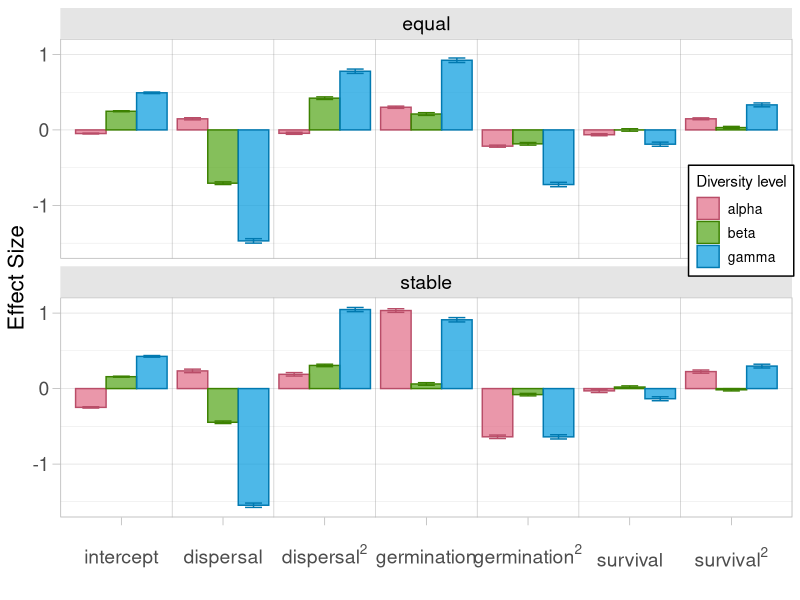
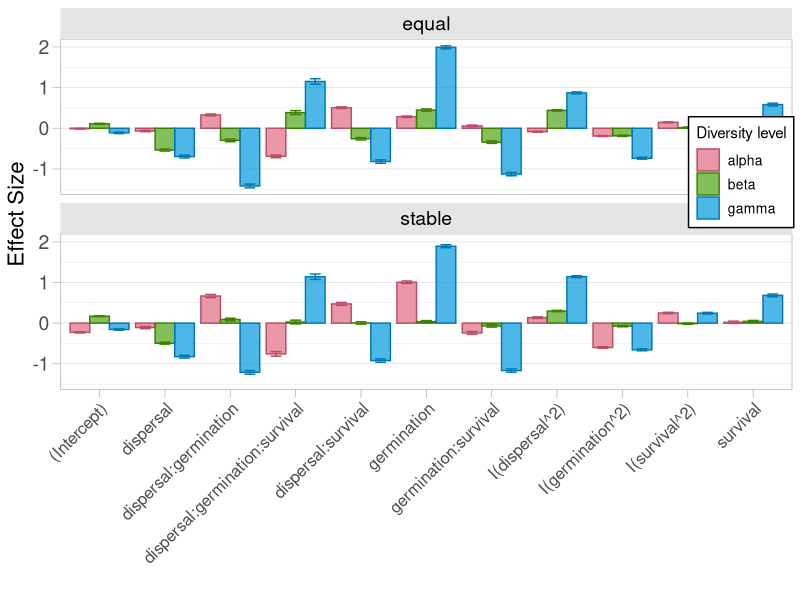
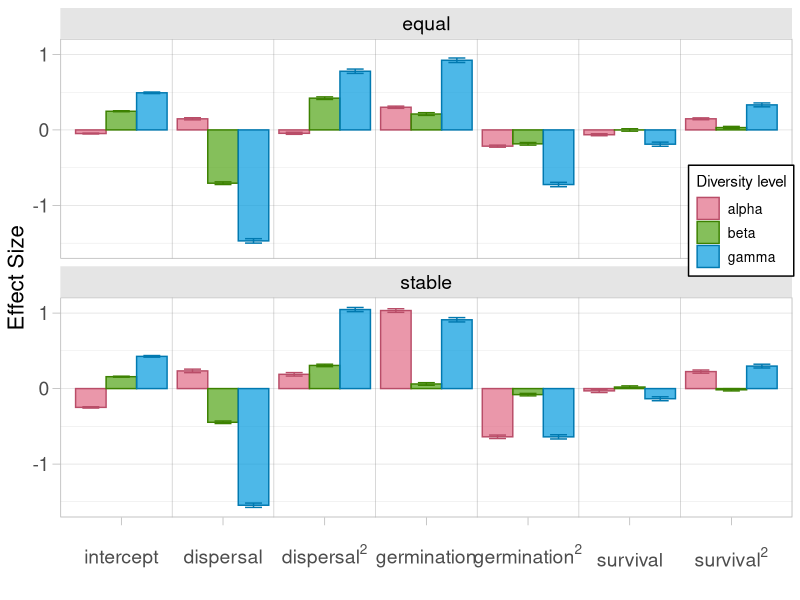
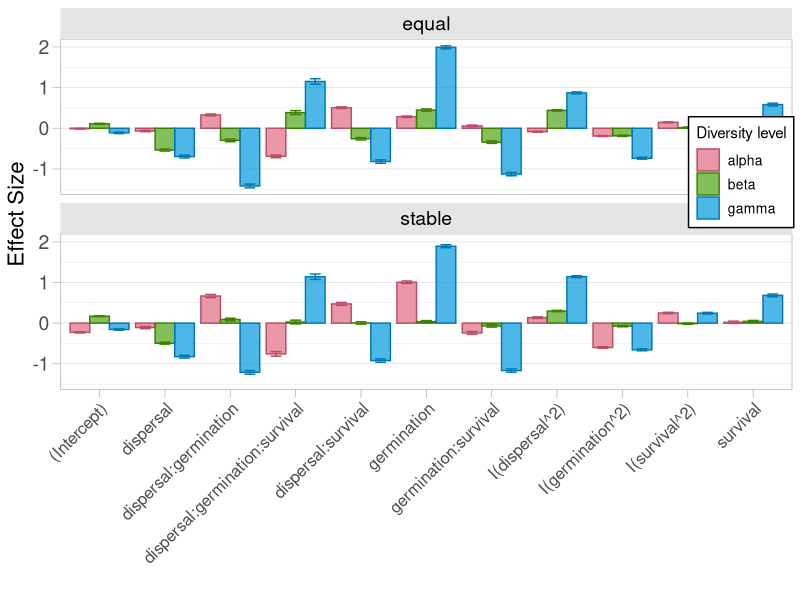

Source code (R) for these figures, in order:
library("tidyverse")
library("broom")
library("colorspace")

normalize = function(x){
  normalized = (x-min(x))/(max(x)-min(x))
  return(normalized)
}

theme_set(theme_light() + 
            theme(strip.text = element_text(color = "black", size = 14),
                  strip.background = element_rect(fill = "gray90"),
                  axis.text = element_text(size = 14),
                  axis.title = element_text(size = 16),
                  axis.ticks.length = unit(x = .2, units = "cm"),
                  legend.title = element_text(size = 14),
                  legend.text = element_text(size = 12)))

# read in raw data. Below, I'm using intermediate output, the code to create this is commented out but can be regenerated.
# sim_dat <- read_csv(file = "sim_output/final_sensitivity_2021-09-29_001433.csv")
# 
# # params <- sim_dat %>% 
# #   select(rep, dispersal, germination, survival, comp) %>% 
# #   unique()
# 
# nenvs <- 20
# nreps <- 250
# nspecies <- 40
# npatchs <- 100
# 
# nenvs * nreps * nspecies * npatchs * 2 == nrow(sim_dat)
# 
# # re-assign environment scenario to group by
# sim_dat$envscenario <- rep(1:nenvs, each = (nreps * nspecies * npatchs * 2))
# 
# alpha <- sim_dat %>% 
#   group_by(patch, envscenario, rep, dispersal, germination, survival, comp) %>% 
#   summarize(alpha = sum(1*(N>0))) %>%
#   ungroup() %>% 
#   group_by(rep, envscenario, comp) %>%
#   summarize(mean_alpha = mean(alpha))
# # left_join(params, by = c("rep", "comp"))
# write_csv(alpha, file = "summarized_output/sens_analysis_alphadiv.csv")
# 
# gamma <- sim_dat %>% 
#   mutate(N_pa = 1*(N > 0)) %>%
#   group_by(comp, envscenario, rep, dispersal, germination, survival, species) %>%
#   
#   summarize(presences = sum(N_pa)) %>% 
#   summarize(gamma = sum(presences > 0))
# write_csv(gamma, file = "summarized_output/sens_analysis_gammadiv.csv")

alpha <- read_csv("summarized_output/sens_analysis_alphadiv.csv")
gamma <- read_csv("summarized_output/sens_analysis_gammadiv.csv")

div_part <- alpha %>% 
  left_join(gamma) %>% 
  mutate(beta = gamma / mean_alpha) %>% 
  mutate(beta = ifelse(is.nan(beta), 0, beta))

# normalize and transform variables

div_part$mean_alpha <- normalize(div_part$mean_alpha)
div_part$beta <- normalize(div_part$beta)
div_part$gamma <- normalize(div_part$gamma)
div_part$dispersal <- normalize(log(div_part$dispersal))

# alpha_mod_eq <- lm(mean_alpha ~ normalize(log(dispersal)) * germination * survival, data = subset(div_part, comp == "equal"))
# summary(alpha_mod_eq)
# 
# beta_mod_eq <- lm(beta ~ normalize(log(dispersal)) * germination * survival, data = subset(div_part, comp == "equal"))
# summary(beta_mod_eq)
# 
# gamma_mod_eq <- lm(gamma ~ normalize(log(dispersal)) * germination * survival, data = subset(div_part, comp == "equal"))
# summary(gamma_mod_eq)
# 
# alpha_mod_stab <- lm(mean_alpha ~ normalize(log(dispersal)) * germination * survival, data = subset(div_part, comp == "stable"))
# summary(alpha_mod_stab)
# 
# beta_mod_stab <- lm(beta ~ normalize(log(dispersal)) * germination * survival, data = subset(div_part, comp == "stable"))
# summary(beta_mod_stab)
# 
# gamma_mod_stab <- lm(gamma ~ normalize(log(dispersal)) * germination * survival, data = subset(div_part, comp == "stable"))
# summary(gamma_mod_stab)




# try with quadratic terms
alpha_mod_eq <- lm(mean_alpha ~ dispersal + germination + survival + I(dispersal^2) + I(germination^2) + I(survival^2), data = subset(div_part, comp == "equal"))
summary(alpha_mod_eq)

beta_mod_eq <- lm(beta ~ dispersal + germination + survival + I(dispersal^2) + I(germination^2) + I(survival^2), data = subset(div_part, comp == "equal"))
summary(beta_mod_eq)

gamma_mod_eq <- lm(gamma ~ dispersal + germination + survival + I(dispersal^2) + I(germination^2) + I(survival^2), data = subset(div_part, comp == "equal"))
summary(gamma_mod_eq)

alpha_mod_stab <- lm(mean_alpha ~ dispersal + germination + survival + I(dispersal^2) + I(germination^2) + I(survival^2), data = subset(div_part, comp == "stable"))
summary(alpha_mod_stab)

beta_mod_stab <- lm(beta ~ dispersal + germination + survival + I(dispersal^2) + I(germination^2) + I(survival^2), data = subset(div_part, comp == "stable"))
summary(beta_mod_stab)

gamma_mod_stab <- lm(gamma ~ dispersal + germination + survival + I(dispersal^2) + I(germination^2) + I(survival^2), data = subset(div_part, comp == "stable"))
summary(gamma_mod_stab)


# build dataframe to plot
sens_out <- tidy(alpha_mod_eq) %>% 
  mutate(response = "alpha", comp = "equal") %>% 
  bind_rows(
    (tidy(beta_mod_eq) %>% 
       mutate(response = "beta", comp = "equal")), 
    (tidy(gamma_mod_eq) %>% 
       mutate(response = "gamma", comp = "equal")),
    
    (tidy(alpha_mod_stab) %>% 
       mutate(response = "alpha", comp = "stable")),
    (tidy(beta_mod_stab) %>% 
       mutate(response = "beta", comp = "stable")), 
    (tidy(gamma_mod_stab) %>% 
       mutate(response = "gamma", comp = "stable"))
  ) 

sens_out$term <- str_replace(string = sens_out$term, pattern = coll("(Intercept)"), replacement =  "Intercept")
sens_out$term <- str_wrap(str_replace(string = sens_out$term, pattern = coll("normalize(log(dispersal))"), replacement =  "dispersal"), width = 10)


my_cols <- qualitative_hcl(n = 3)

sens_out$term <- factor(sens_out$term, 
                        levels = 
                          c("Intercept", "dispersal", "germination", "survival",
                            "I(dispersal^2)", "I(germination^2)", "I(survival^2)"))
sens_out <- sens_out %>% 
  mutate(term = recode_factor(term,
                              `Intercept` = "intercept",
                              `dispersal` = "dispersal",
                              `I(dispersal^2)` = "dispersal^2",
                              
                              `germination` = "germination",
                              `I(germination^2)` = "germination^2",
                              
                              `survival` = "survival",
                              `I(survival^2)` = "survival^2"
  ))

x_axis_labs <- c(expression(intercept), 
                 "dispersal",
                 expression(dispersal^2),
                 "germination",
                 expression(germination^2),
                 "survival",
                 expression(survival^2))

sensitivity_plot <- sens_out %>% 
  # mutate(term = factor(term, levels = c(
  #   "Intercept", "dispersal", "germination", "survival",
  #   "dispersal:germination", "dispersal:survival", "germination:survival",
  #   "dispersal:germination:survival"
  # ), labels = c(
  #   "intercept", "dispersal", "germination", "survival",
  #   "dispersal x \n germination", "dispersal x \n survival", "germination x \n survival",
  #   "dispersal x \n germination x \n survival"
  # ))) %>%
  
  ggplot(aes(y = estimate, ymin = (estimate - std.error), ymax = (estimate + std.error),
             color = response, fill = response, x = term)) +
  geom_bar(stat = "identity",
           position = position_dodge(), alpha = 0.7) +
  geom_vline(xintercept = c(1:6+0.5), alpha = 0.5, color = "gray50", size = 0.2) +
  geom_errorbar(position = position_dodge(.9), width = 0.5, show.legend = FALSE) +
  scale_color_manual(values = darken(my_cols, amount = .2)) + 
  scale_fill_manual(values = my_cols) +
  theme(panel.grid.major.x = element_blank(),
        panel.grid.minor.x = element_blank(),
        legend.position = c(.93,.62),
        legend.background = element_rect(color = "black"),
        legend.text = element_text(size = 10),
        legend.title = element_text(size = 11),
        axis.text.x = element_text(margin = margin(t = 10), vjust = 0)) +
  facet_wrap(~comp, nrow = 2) +
  labs(x = "", y = "Effect Size", fill = "Diversity level", color = "Diversity level") +
  scale_x_discrete(labels = x_axis_labs)

sensitivity_plot

ggsave(filename = "figures/sensitivity_analysis.pdf",plot = sensitivity_plot, width = 10, height = 8)

############################
# Incorporate interaction terms

alpha_mod_eq <- lm(mean_alpha ~ dispersal * germination * survival * I(dispersal^2) * I(germination^2) * I(survival^2), data = subset(div_part, comp == "equal"))
summary(alpha_mod_eq)

beta_mod_eq <- lm(beta ~ dispersal * germination * survival * I(dispersal^2) * I(germination^2) * I(survival^2), data = subset(div_part, comp == "equal"))
summary(beta_mod_eq)

gamma_mod_eq <- lm(gamma ~ dispersal * germination * survival * I(dispersal^2) * I(germination^2) * I(survival^2), data = subset(div_part, comp == "equal"))
summary(gamma_mod_eq)

alpha_mod_stab <- lm(mean_alpha ~ dispersal * germination * survival * I(dispersal^2) * I(germination^2) * I(survival^2), data = subset(div_part, comp == "stable"))
summary(alpha_mod_stab)

beta_mod_stab <- lm(beta ~ dispersal * germination * survival * I(dispersal^2) * I(germination^2) * I(survival^2), data = subset(div_part, comp == "stable"))
summary(beta_mod_stab)

gamma_mod_stab <- lm(gamma ~ dispersal * germination * survival * I(dispersal^2) * I(germination^2) * I(survival^2), data = subset(div_part, comp == "stable"))
summary(gamma_mod_stab)

### 
alpha_mod_eq <- lm(mean_alpha ~ dispersal * germination * survival + I(dispersal^2) + I(germination^2) + I(survival^2), data = subset(div_part, comp == "equal"))
summary(alpha_mod_eq)

beta_mod_eq <- lm(beta ~ dispersal * germination * survival + I(dispersal^2) + I(germination^2) + I(survival^2), data = subset(div_part, comp == "equal"))
summary(beta_mod_eq)

gamma_mod_eq <- lm(gamma ~ dispersal * germination * survival + I(dispersal^2) + I(germination^2) + I(survival^2), data = subset(div_part, comp == "equal"))
summary(gamma_mod_eq)

alpha_mod_stab <- lm(mean_alpha ~ dispersal * germination * survival + I(dispersal^2) + I(germination^2) + I(survival^2), data = subset(div_part, comp == "stable"))
summary(alpha_mod_stab)

beta_mod_stab <- lm(beta ~ dispersal * germination * survival + I(dispersal^2) + I(germination^2) + I(survival^2), data = subset(div_part, comp == "stable"))
summary(beta_mod_stab)

gamma_mod_stab <- lm(gamma ~ dispersal * germination * survival + I(dispersal^2) + I(germination^2) + I(survival^2), data = subset(div_part, comp == "stable"))
summary(gamma_mod_stab)


# build dataframe to plot
sens_out <- tidy(alpha_mod_eq) %>% 
  mutate(response = "alpha", comp = "equal") %>% 
  bind_rows(
    (tidy(beta_mod_eq) %>% 
       mutate(response = "beta", comp = "equal")), 
    (tidy(gamma_mod_eq) %>% 
       mutate(response = "gamma", comp = "equal")),
    
    (tidy(alpha_mod_stab) %>% 
       mutate(response = "alpha", comp = "stable")),
    (tidy(beta_mod_stab) %>% 
       mutate(response = "beta", comp = "stable")), 
    (tidy(gamma_mod_stab) %>% 
       mutate(response = "gamma", comp = "stable"))
  ) 

my_cols <- qualitative_hcl(n = 3)


int_sensitivity_plot <- sens_out %>% 
  # mutate(term = factor(term, levels = c(
  #   "Intercept", "dispersal", "germination", "survival",
  #   "dispersal:germination", "dispersal:survival", "germination:survival",
  #   "dispersal:germination:survival"
  # ), labels = c(
  #   "intercept", "dispersal", "germination", "survival",
  #   "dispersal x \n germination", "dispersal x \n survival", "germination x \n survival",
  #   "dispersal x \n germination x \n survival"
  # ))) %>%
  
  ggplot(aes(y = estimate, ymin = (estimate - std.error), ymax = (estimate + std.error),
             color = response, fill = response, x = term)) +
  geom_bar(stat = "identity",
           position = position_dodge(), alpha = 0.7) +
  geom_errorbar(position = position_dodge(.9), width = 0.5, show.legend = FALSE) +
  scale_color_manual(values = darken(my_cols, amount = .2)) + 
  scale_fill_manual(values = my_cols) +
  theme(panel.grid.major.x = element_blank(),
        panel.grid.minor.x = element_blank(),
        legend.position = c(.93,.62),
        legend.background = element_rect(color = "black"),
        legend.text = element_text(size = 10),
        legend.title = element_text(size = 11),
        axis.text.x = element_text(size = 12, angle = 45, hjust = 1)) +
  facet_wrap(~comp, nrow = 2) +
  labs(x = "", y = "Effect Size", fill = "Diversity level", color = "Diversity level") #+
  # coord_flip()

int_sensitivity_plot
ggsave("figures/sensitivity_analysis_int_quad.pdf", width = 15, height = 10)
